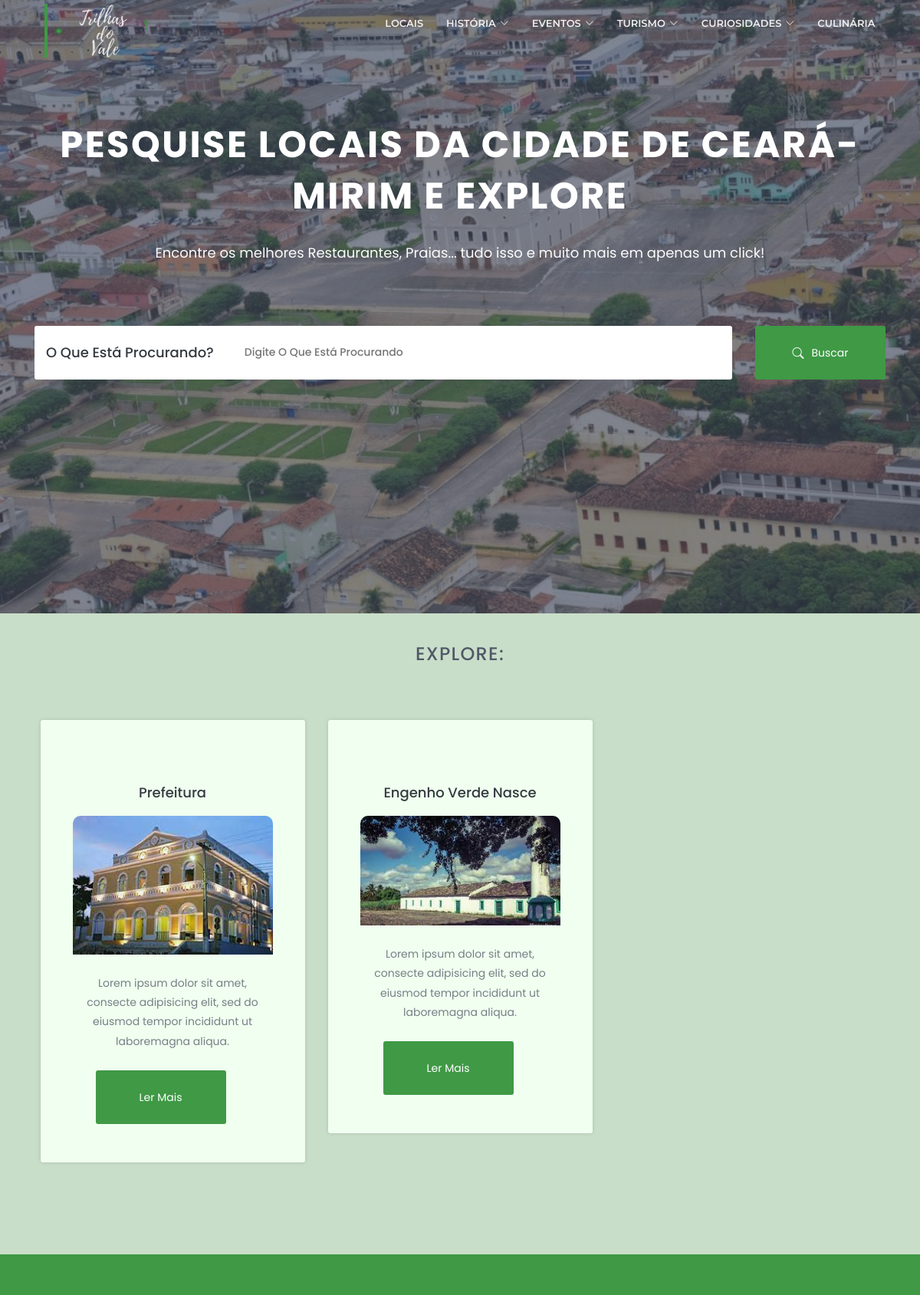
Page /locais/ (upper part) on the earlier database version.
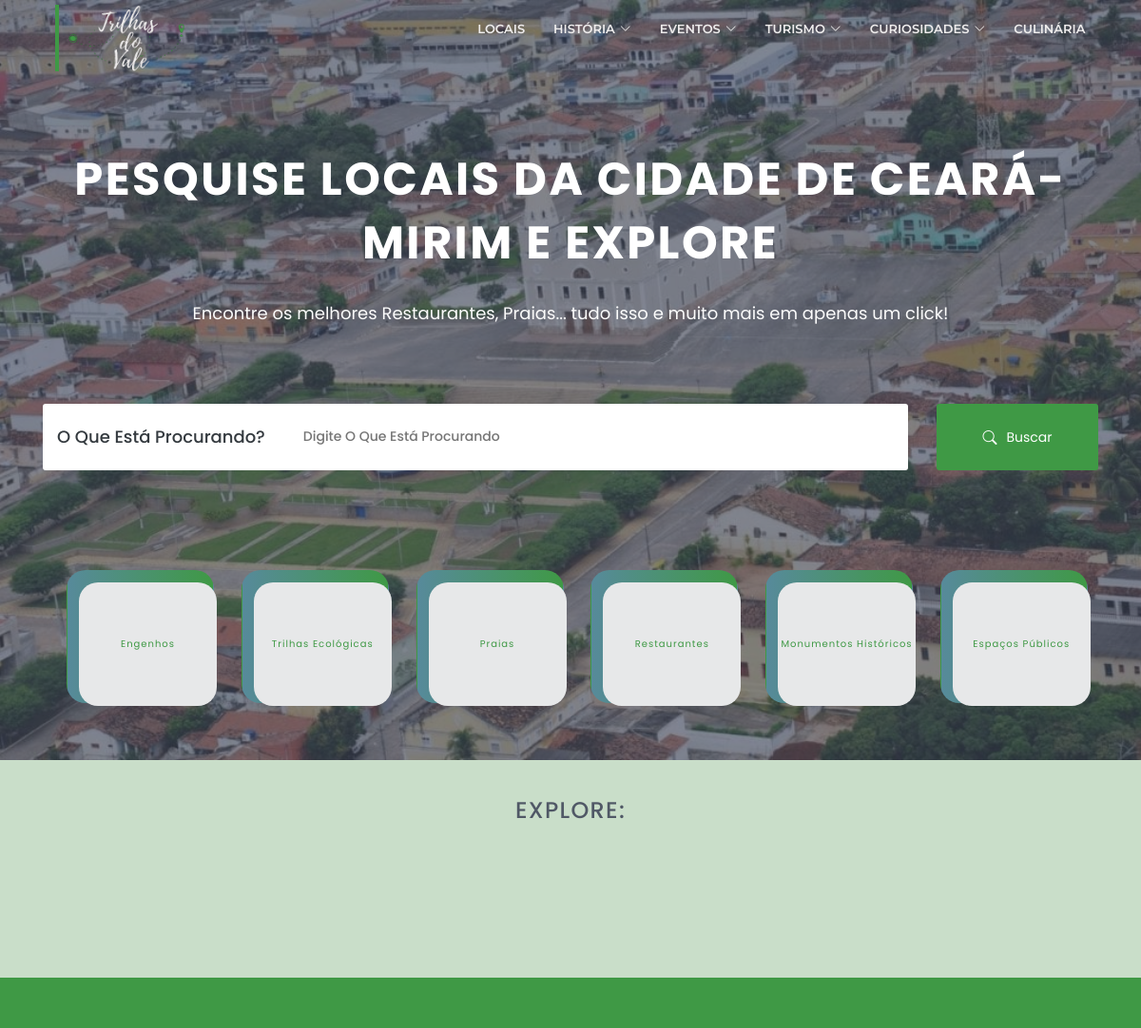
Same page on the later database version.
### base/models.py (models this page shows, shortened)
class Local(models.Model):
    nome = models.CharField(max_length=40)
    foto = models.ImageField(upload_to = 'locais/')
    localizacaoexata = models.CharField(db_column='localizacaoExata', max_length=60) # Field name made lowercase.
    descricao = models.TextField()
    categorias = models.ManyToManyField(Categoria)

class Categoria(models.Model):
    nome = models.CharField(unique=True, max_length=30)

### paginas/views.py (the view)
# urls.py: path('locais/', views.Locais, name='locais'),
def Locais(request):
    categorias = Categoria.objects.all()
    locais = Local.objects.all()
    busca = request.GET.get('busca')
    categorias_id = request.GET.get('categoria', None)
    if categorias_id is not None:
         locais = Local.getLocaisByID(categorias_id)
    elif busca:
        locais = Local.objects.filter(nome__icontains=busca)
    else:
        categorias = Categoria.objects.all()
        locais = Local.objects.all()
    return render(request,'paginas/locais.html', {'locais': locais, 'categorias': categorias})

### paginas/templates/paginas/locais.html (shortened to what this page needs)
{%  extends 'paginas/base.html'   %}
 {% load static %}
 {% block styles %}
	<link rel="stylesheet" href="../../../static/vendor/bootstrap-icons/bootstrap-icons.css">
	<link rel="stylesheet" href="../../../static/css/css_local/animate.css">
	<link rel="stylesheet" href="../../../static/css/css_local/bootstrap.min.css">
	<link rel="stylesheet" href="../../../static/css/css_local/style.css">
	<link rel="stylesheet" href="../../../static/css/css_local/responsive.css">
	{% endblock %}
	{% block conteudo %}
	<section id="home" class="welcome-hero">
		<div class="container">
			<div class="welcome-hero-txt">
				<h2>Pesquise locais da Cidade de Ceará-Mirim e explore </h2>
				<p>
					Encontre os melhores Restaurantes, Praias... tudo isso e muito mais em apenas um click!
				</p>
			</div>
			<div class="welcome-hero-serch-box">
				<div class="welcome-hero-form">
					<div id="text-pesquisa">
						<h3>O que está procurando?</h3>
					</div>
					<div class="single-welcome-hero-form">
						<form method="GET" id="busca-form">
							<input id="busca" name="busca" type="text" placeholder="digite o que está procurando" />
					</div>
				</div>
				<div class="welcome-hero-serch">
					<button class="welcome-hero-btn">
						<i style="margin: 0 10px 5px 0; font-size: 15px;" class="bi bi-search"></i> Buscar
					</button>
				</div>
			</div>
		</div>
	</section>
	<section id="list-categories" class="list-categories">
		<div class="container">
			<div style="position: absolute; z-index: 999;" class="categorias">
				<ul  style="position:relative; margin-top: -200px;">
					{% for categoria in categorias %}
					<li>
						<a class="btn" href="/locais/?categoria={{categoria.id}}">
							<span>{{categoria.nome}}</span>
						  </a>
					</li>
					{% endfor %}
					</ul>
			</div>
		</div>
	</section>
	<section id="works" class="works">
		<div class="container">
			<div class="section-header">
				<h2>Explore:</h2>
			</div>
			<div class="works-content">
				<div class="row">
					<ul>
						{% for local in locais %}
						<li>
							<div class="col-md-4 col-sm-6">
								<div class="single-how-works">
									<div class="container_local">
										<h2><a href="/local/{{local.id}}">{{local.nome}}</a></h2>
										<img style="border-radius: 10px" src="{{local.foto.url}}" alt="">
										<p>
											Lorem ipsum dolor sit amet, consecte adipisicing elit, sed do eiusmod tempor
											incididunt ut laboremagna aliqua.
										</p>
										<button class="welcome-hero-btn how-work-btn"
											onclick="window.location.href='#'">
											ler mais
										</button>
									</div>
								</div>
							</div>
						</li>
						{% endfor %}
					</ul>
				</div>
			</div>
		</div>
	</section>
	{% endblock %}

### paginas/templates/paginas/base.html (shortened to what this page needs)
{% load static %}
<!doctype html>
<html lang="pt-br">
<head>
    <link href="{% static 'vendor/animate.css/animate.min.css' %}" rel="stylesheet">
    <link href="{% static 'vendor/aos/aos.css' %}" rel="stylesheet">
    <link href="{% static 'vendor/bootstrap/css/bootstrap.min.css' %}" rel="stylesheet">
    <link href="{% static 'vendor/bootstrap-icons/bootstrap-icons.css' %}" rel="stylesheet">
    <link href="{% static 'vendor/glightbox/css/glightbox.min.css' %}" rel="stylesheet">
    <link href="{% static 'vendor/swiper/swiper-bundle.min.css' %}" rel="stylesheet">
    <link href='https://cdn.jsdelivr.net/npm/bootstrap@5.0.0-alpha1/dist/css/bootstrap.min.css' rel='stylesheet'>
    <link href="{% static 'css/style.css' %}" rel="stylesheet">
    {% block styles %}
    {% endblock %}
</head>
<body >
        {% block menu %}
  <header id="header" class="fixed-top d-flex align-items-center header-transparent ">
    <div class="container-fluid">
      <div class="row justify-content-center align-items-center">
        <div class="col-xl-11 d-flex align-items-center justify-content-between">
          <a href="{% url 'index' %}" class="logo"><img src="{% static 'img/logo1.png' %}" alt="" class="img-fluid"></a>
          <nav id="navbar" class="navbar">
            <ul>
              <li class="dropdown"><a href="{% url 'locais' %}"><span>Locais</span></a>
              <li class="dropdown"><a href="#historia"><span>História</span> <i class="bi bi-chevron-down"></i></a>
              </li>
              <li class="dropdown"><a href="#eventos"><span>Eventos</span> <i class="bi bi-chevron-down"></i></a>
              </li>
              <li class="dropdown"><a href="#turismo"><span>Turismo</span> <i class="bi bi-chevron-down"></i></a>
              </li>
              </li>
              <li class="dropdown"><a href="#curiosidades"><span>Curiosidades</span> <i
                    class="bi bi-chevron-down"></i></a>
              </li>
              <li><a class="nav-link scrollto" href="#culinaria">Culinária</a></li>
            </ul>
          </nav>
        </div>
      </div>
    </div>
  </header>
        {% endblock %}
            {% block conteudo %}
            {% endblock %}
    {% block rodape %}
  <footer id="footer">
    <div class="footer-top">
    </div>
  </footer>
    {% endblock %}
</body>
</html>

### static/css/style.css (style rules this page uses)
body { background: #efeded; color: #efeded; font-family: "Open Sans", sans-serif; }
a { color: #1138a3; transition: 0.5s; text-decoration: none; }
p { padding: 0; margin: 0 0 30px 0; }
h1, h2, h3, h4, h5, h6 { font-family: "Montserrat", sans-serif; font-weight: 400; margin: 0 0 20px 0; padding: 0; }
#header { transition: all 0.2s; z-index: 997; background: #efeded; height:80px; }
#header.header-transparent { background: transparent; }
#header .logo { font-size: 34px; margin: 0; padding: 0; font-family: "Montserrat", sans-serif; font-weight: 700; letter-spacing: 3px; padding-left: 10px; border-left: 4px solid #3f9945; }
#header .logo img { max-height: 70px; }
.navbar { padding: 0; }
.navbar ul { margin: 0; padding: 0; display: flex; list-style: none; align-items: center; border-radius: 10px; }
.navbar li { position: relative; }
.navbar a { display: flex; align-items: center; justify-content: space-between; padding: 10px 0 10px 30px; font-family: "Montserrat", sans-serif; font-size: 13px; font-weight: 600; color: #efeded; white-space: nowrap; text-transform: uppercase; transition: 0.3s; }
.navbar a i { font-size: 12px; line-height: 0; margin-left: 5px; }
section { overflow: hidden; }
#footer { background: #578a9b; padding: 0 0 30px 0; color: #efeded; font-size: 14px; }
#footer .footer-top { background: #3f9945; padding: 60px 0 30px 0; }

Differences in the rows shown:
removed Local: nome "Prefeitura", foto (picture)
removed Local: nome "Engenho Verde Nasce", foto (picture)
added Categoria: nome "Engenhos"
added Categoria: nome "Trilhas Ecológicas"
added Categoria: nome "Praias"
added Categoria: nome "Restaurantes"
added Categoria: nome "Monumentos Históricos"
added Categoria: nome "Espaços Públicos"
